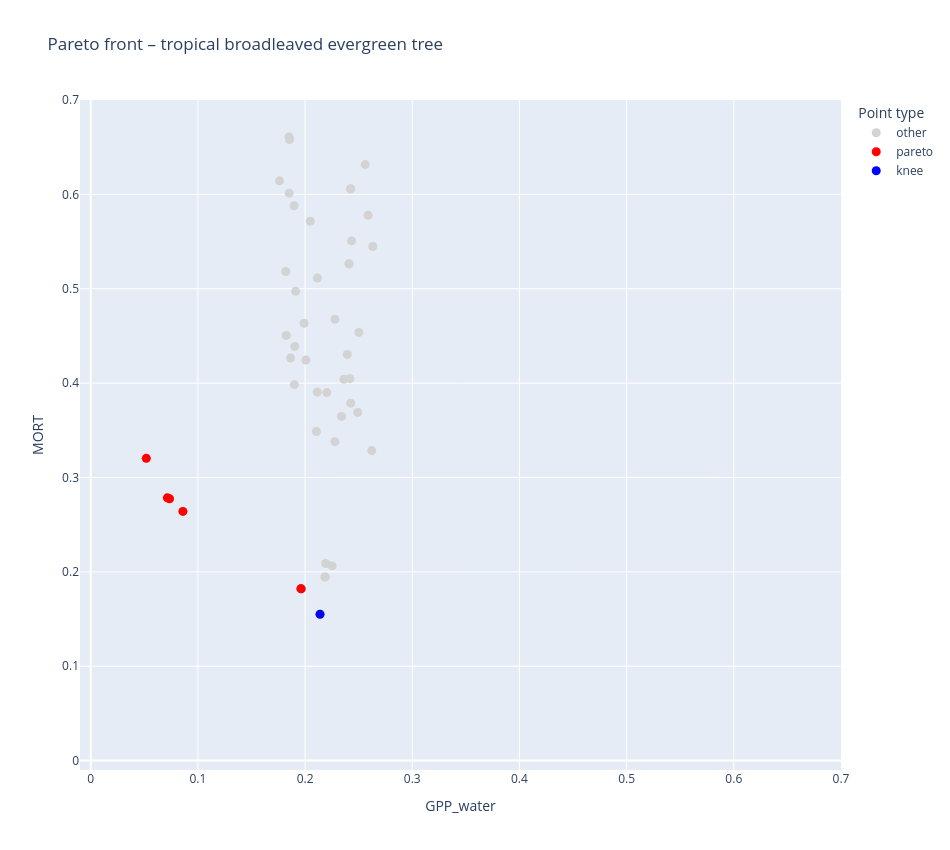
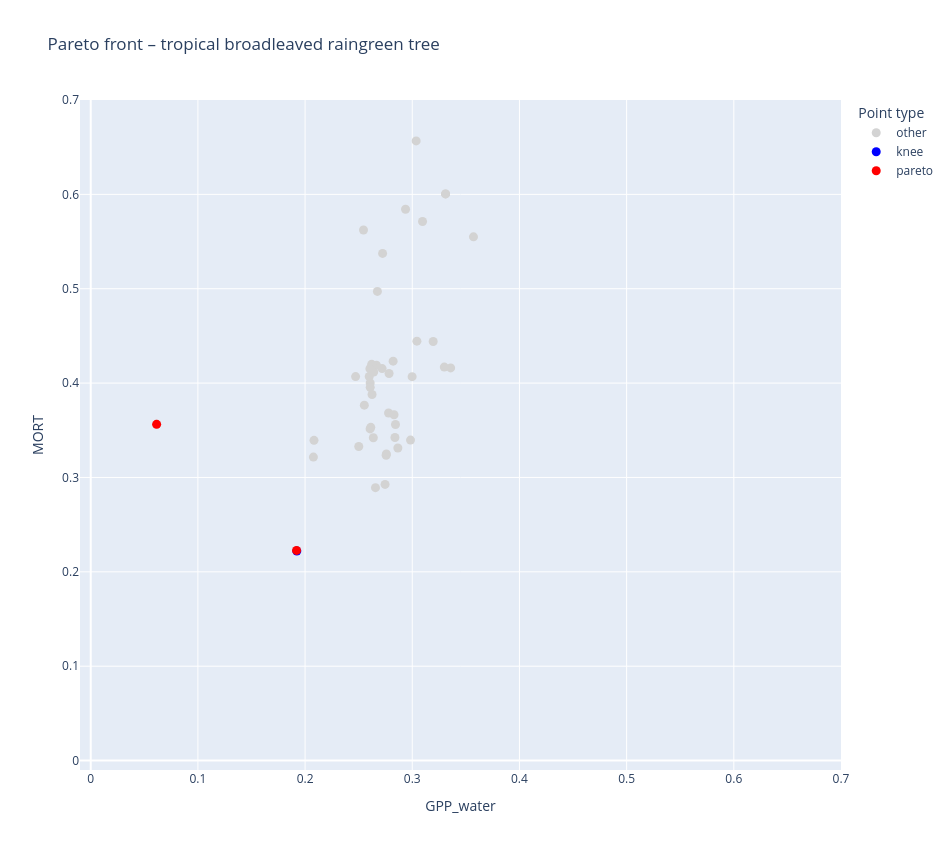
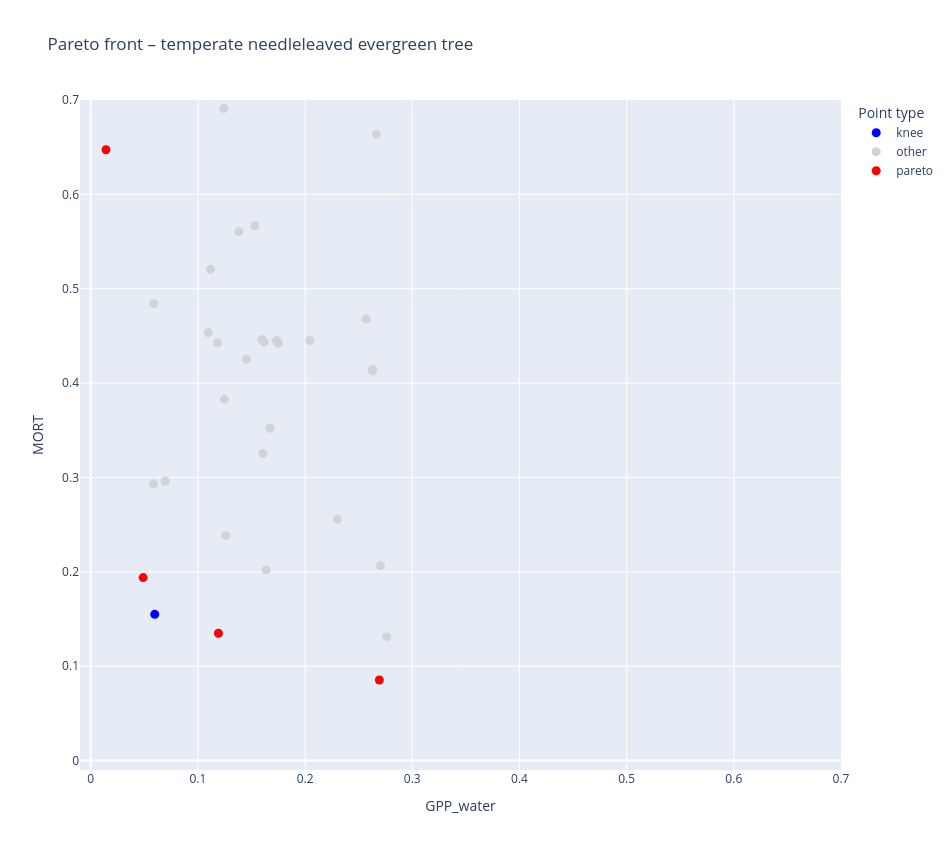
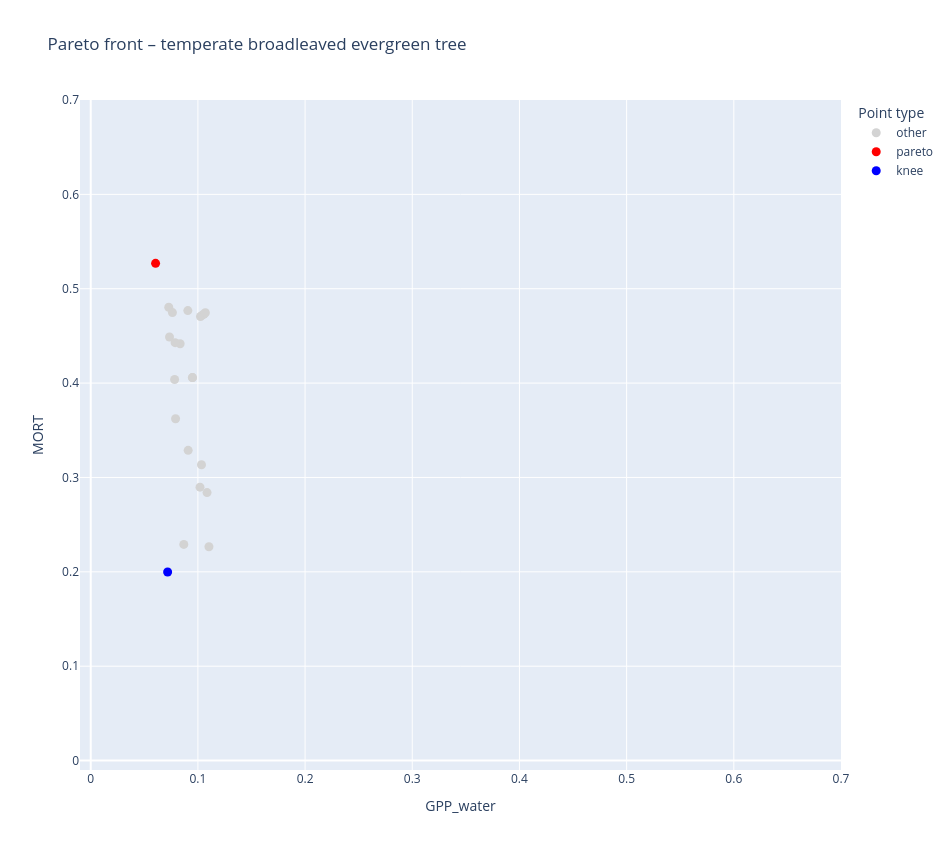

The notebook cell saved with these charts, in order:
### Code cell
for pft in df["pft"].unique():
    interactive_pareto_for_pft(df, pft)

### Figure 1 — Plotly figure (JSON) as saved in the notebook; plotly's stock layout.template omitted (floating-point values rounded to 4 significant figures; data arrays with more than 128 entries replaced by an {"elided": "..."} marker saying what was removed)
{"data": [{"customdata": {"elided": "93x7 float values"}, "hovertemplate": "category=other<br>GPP_water=%{x:.3f}<br>MORT=%{y:.3f}<br>trial=%{customdata[0]}<br>alpha_tropical_broadleaved_evergreen_tree=%{customdata[1]:.3f}<br>beta_tropical_broadleaved_evergreen_tree=%{customdata[2]:.3f}<br>gpp_water_slope=%{customdata[3]:.3f}<br>mort_slope=%{customdata[4]:.3f}<br>gpp_water_intercept=%{customdata[5]:.3f}<br>mort_intercept=%{customdata[6]:.3f}<extra></extra>", "legendgroup": "other", "marker": {"color": "lightgray", "size": 9, "symbol": "circle"}, "mode": "markers", "name": "other", "orientation": "v", "showlegend": true, "type": "scatter", "x": [0.2588, 0.1572, 0.1454, 0.2458, 0.2467, 0.1852, 0.2279, 0.2188, 0.2501, 0.2409, 0.1762, 0.2252, 0.1896, 0.19, 0.1855, 0.2318, 0.2178, 0.2192, 0.2145, 0.1259, 0.1323, 0.1903, 0.2278, 0.1933, 0.1284, 0.1897, 0.2425, 0.2222, 0.2525, 0.1388, 0.1687, 0.1246, 0.1206, 0.2562, 0.2159, 0.1013, 0.2561, 0.09759, 0.0999, 0.2492, 0.2281, 0.1065, 0.1369, 0.1824, 0.1673, 0.2425, 0.1802, 0.1216, 0.05184, 0.2203, 0.08607, 0.2434, 0.2008, 0.2362, 0.1851, 0.1153, 0.1913, 0.2115, 0.1802, 0.234, 0.1643, 0.1165, 0.2325, 0.173, 0.126, 0.1738, 0.182, 0.2393, 0.2415, 0.2281, 0.209, 0.1864, 0.235, 0.1454, 0.1904, 0.2048, 0.2418, 0.2141, 0.09931, 0.2105, 0.1142, 0.1187, 0.2411, 0.2113, 0.1687, 0.2425, 0.2622, 0.2631, 0.1184, 0.1858, 0.1991, 0.2183, 0.2184], "xaxis": "x", "y": [0.5777, 1.821, 1.789, 0.8508, 1.01, 0.6013, 0.3379, 0.1945, 0.4537, 0.5264, 0.6144, 0.2063, 1.206, 0.3984, 0.6581, 1.735, 1.344, 0.2088, 0.1551, 1.516, 0.9983, 0.4389, 0.4676, 1.853, 1.221, 0.5879, 0.6061, 1.423, 1.413, 1.346, 0.7593, 1.962, 1.063, 0.6315, 1.28, 1.739, 0.7597, 1.741, 1.642, 0.3689, 0.8967, 1.588, 1.918, 0.4506, 1.214, 0.3788, 1.377, 1.551, 0.3203, 0.3899, 0.2641, 0.5508, 0.4244, 0.4041, 0.6608, 1.341, 0.4973, 0.5113, 0.8721, 0.3646, 1.074, 1.611, 1.588, 1.635, 1.518, 0.8227, 0.5183, 0.4303, 1.176, 0.8967, 1.548, 0.4267, 0.9294, 1.789, 0.9823, 0.5716, 0.4047, 1.742, 1.649, 0.3487, 1.469, 1.175, 0.5263, 0.3904, 0.7593, 0.6056, 0.3285, 0.5447, 1.558, 1.241, 0.4635, 1.578, 0.1946], "yaxis": "y"}, {"customdata": [[3.0, 0.07854, 23.93, -0.05945, -0.2521, -0.01402, -1.934], [10.0, 0.02194, 15.64, 0.05337, -0.1854, 0.01259, -2.008], [33.0, 0.01743, 16.92, 0.06836, -0.1719, 0.01613, -2.013], [46.0, 0.0135, 3.055, 0.08887, -0.1286, 0.02097, -2.022], [68.0, 0.07854, 24.52, -0.05961, -0.2524, -0.01406, -1.934], [76.0, 0.01743, 20.01, 0.06624, -0.1733, 0.01563, -2.014]], "hovertemplate": "category=pareto<br>GPP_water=%{x:.3f}<br>MORT=%{y:.3f}<br>trial=%{customdata[0]}<br>alpha_tropical_broadleaved_evergreen_tree=%{customdata[1]:.3f}<br>beta_tropical_broadleaved_evergreen_tree=%{customdata[2]:.3f}<br>gpp_water_slope=%{customdata[3]:.3f}<br>mort_slope=%{customdata[4]:.3f}<br>gpp_water_intercept=%{customdata[5]:.3f}<br>mort_intercept=%{customdata[6]:.3f}<extra></extra>", "legendgroup": "pareto", "marker": {"color": "red", "size": 9, "symbol": "circle"}, "mode": "markers", "name": "pareto", "orientation": "v", "showlegend": true, "type": "scatter", "x": [0.1961, 0.086, 0.07149, 0.05184, 0.1963, 0.07354], "xaxis": "x", "y": [0.1822, 0.264, 0.2784, 0.3203, 0.182, 0.2774], "yaxis": "y"}, {"customdata": [[66.0, 0.1131, 21.53, -0.07758, -0.2858, -0.0183, -1.886]], "hovertemplate": "category=knee<br>GPP_water=%{x:.3f}<br>MORT=%{y:.3f}<br>trial=%{customdata[0]}<br>alpha_tropical_broadleaved_evergreen_tree=%{customdata[1]:.3f}<br>beta_tropical_broadleaved_evergreen_tree=%{customdata[2]:.3f}<br>gpp_water_slope=%{customdata[3]:.3f}<br>mort_slope=%{customdata[4]:.3f}<br>gpp_water_intercept=%{customdata[5]:.3f}<br>mort_intercept=%{customdata[6]:.3f}<extra></extra>", "legendgroup": "knee", "marker": {"color": "blue", "size": 9, "symbol": "circle"}, "mode": "markers", "name": "knee", "orientation": "v", "showlegend": true, "type": "scatter", "x": [0.2139], "xaxis": "x", "y": [0.1551], "yaxis": "y"}], "layout": {"height": 850, "legend": {"title": {"text": "Point type"}, "tracegroupgap": 0}, "title": {"text": "Pareto front – tropical broadleaved evergreen tree"}, "width": 950, "xaxis": {"anchor": "y", "domain": [0, 1], "range": [-0.01, 0.7], "title": {"text": "GPP_water"}}, "yaxis": {"anchor": "x", "domain": [0, 1], "range": [-0.01, 0.7], "title": {"text": "MORT"}}}}

### Figure 2 — Plotly figure (JSON) as saved in the notebook; plotly's stock layout.template omitted (floating-point values rounded to 4 significant figures; data arrays with more than 128 entries replaced by an {"elided": "..."} marker saying what was removed)
{"data": [{"customdata": {"elided": "97x7 float values"}, "hovertemplate": "category=other<br>GPP_water=%{x:.3f}<br>MORT=%{y:.3f}<br>trial=%{customdata[0]}<br>alpha_tropical_broadleaved_raingreen_tree=%{customdata[1]:.3f}<br>beta_tropical_broadleaved_raingreen_tree=%{customdata[2]:.3f}<br>gpp_water_slope=%{customdata[3]:.3f}<br>mort_slope=%{customdata[4]:.3f}<br>gpp_water_intercept=%{customdata[5]:.3f}<br>mort_intercept=%{customdata[6]:.3f}<extra></extra>", "legendgroup": "other", "marker": {"color": "lightgray", "size": 9, "symbol": "circle"}, "mode": "markers", "name": "other", "orientation": "v", "showlegend": true, "type": "scatter", "x": [0.3299, 0.3159, 0.3057, 0.3195, 0.2843, 0.2607, 0.2822, 0.2757, 0.367, 0.2014, 0.3766, 0.371, 0.2671, 0.2553, 0.2666, 0.2607, 0.3373, 0.2937, 0.3036, 0.2078, 0.3188, 0.3759, 0.3374, 0.3676, 0.3761, 0.3543, 0.3043, 0.3659, 0.2471, 0.2779, 0.3019, 0.331, 0.2407, 0.3434, 0.3692, 0.3571, 0.2599, 0.3503, 0.283, 0.3553, 0.353, 0.3447, 0.3944, 0.3471, 0.2953, 0.2865, 0.338, 0.2746, 0.3447, 0.3177, 0.06149, 0.3241, 0.2035, 0.3805, 0.2984, 0.2657, 0.2608, 0.3483, 0.2718, 0.2999, 0.264, 0.3466, 0.3096, 0.3718, 0.2083, 0.2675, 0.2545, 0.3175, 0.3721, 0.343, 0.2838, 0.2784, 0.3944, 0.2282, 0.3844, 0.2621, 0.395, 0.3057, 0.3778, 0.2637, 0.3301, 0.329, 0.3583, 0.2605, 0.3289, 0.3617, 0.3771, 0.2613, 0.331, 0.3665, 0.3432, 0.3358, 0.3093, 0.2501, 0.2625, 0.2723, 0.2759], "xaxis": "x", "y": [0.4169, 1.133, 1.039, 0.4441, 0.3561, 0.3515, 0.4233, 0.3235, 0.8229, 1.783, 0.8448, 1.017, 0.7199, 0.3766, 0.419, 0.4001, 0.9149, 0.5842, 0.6567, 0.3216, 0.932, 1.355, 1.275, 1.046, 1.456, 1.148, 0.4444, 1.144, 0.4069, 0.3683, 0.746, 0.6005, 1.797, 1.513, 1.356, 0.555, 0.4069, 1.407, 0.3664, 1.435, 1.364, 1.06, 1.045, 1.308, 1.23, 0.3312, 0.7801, 0.2926, 1.001, 0.9851, 0.3563, 1.25, 1.835, 0.8254, 0.3396, 0.2892, 0.3955, 1.199, 0.4154, 0.4068, 0.4118, 1.094, 0.5712, 1.452, 0.3394, 0.4971, 0.5622, 0.9337, 1.349, 1.233, 0.3423, 0.4101, 1.045, 1.793, 1.213, 0.4199, 0.8693, 1.039, 1.258, 0.3421, 0.8842, 0.9948, 1.385, 0.4152, 1.014, 1.29, 0.8447, 0.3531, 0.6005, 1.143, 0.8611, 0.4161, 1.08, 0.3329, 0.3879, 0.5374, 0.3249], "yaxis": "y"}, {"customdata": [[3.0, 0.334, 10.05, -0.07664, -0.388, -0.01979, -1.73]], "hovertemplate": "category=knee<br>GPP_water=%{x:.3f}<br>MORT=%{y:.3f}<br>trial=%{customdata[0]}<br>alpha_tropical_broadleaved_raingreen_tree=%{customdata[1]:.3f}<br>beta_tropical_broadleaved_raingreen_tree=%{customdata[2]:.3f}<br>gpp_water_slope=%{customdata[3]:.3f}<br>mort_slope=%{customdata[4]:.3f}<br>gpp_water_intercept=%{customdata[5]:.3f}<br>mort_intercept=%{customdata[6]:.3f}<extra></extra>", "legendgroup": "knee", "marker": {"color": "blue", "size": 9, "symbol": "circle"}, "mode": "markers", "name": "knee", "orientation": "v", "showlegend": true, "type": "scatter", "x": [0.1923], "xaxis": "x", "y": [0.222], "yaxis": "y"}, {"customdata": [[46.0, 0.08559, 6.525, 0.1828, -0.1157, 0.04888, -2.072], [68.0, 0.334, 10.05, -0.07638, -0.3861, -0.01973, -1.729]], "hovertemplate": "category=pareto<br>GPP_water=%{x:.3f}<br>MORT=%{y:.3f}<br>trial=%{customdata[0]}<br>alpha_tropical_broadleaved_raingreen_tree=%{customdata[1]:.3f}<br>beta_tropical_broadleaved_raingreen_tree=%{customdata[2]:.3f}<br>gpp_water_slope=%{customdata[3]:.3f}<br>mort_slope=%{customdata[4]:.3f}<br>gpp_water_intercept=%{customdata[5]:.3f}<br>mort_intercept=%{customdata[6]:.3f}<extra></extra>", "legendgroup": "pareto", "marker": {"color": "red", "size": 9, "symbol": "circle"}, "mode": "markers", "name": "pareto", "orientation": "v", "showlegend": true, "type": "scatter", "x": [0.06149, 0.192], "xaxis": "x", "y": [0.3563, 0.2227], "yaxis": "y"}], "layout": {"height": 850, "legend": {"title": {"text": "Point type"}, "tracegroupgap": 0}, "title": {"text": "Pareto front – tropical broadleaved raingreen tree"}, "width": 950, "xaxis": {"anchor": "y", "domain": [0, 1], "range": [-0.01, 0.7], "title": {"text": "GPP_water"}}, "yaxis": {"anchor": "x", "domain": [0, 1], "range": [-0.01, 0.7], "title": {"text": "MORT"}}}}

### Figure 3 — Plotly figure (JSON) as saved in the notebook; plotly's stock layout.template omitted (floating-point values rounded to 4 significant figures; data arrays with more than 128 entries replaced by an {"elided": "..."} marker saying what was removed)
{"data": [{"customdata": [[0.0, 0.1375, 16.45, 0.1807, -0.3028, 0.04142, -1.84]], "hovertemplate": "category=knee<br>GPP_water=%{x:.3f}<br>MORT=%{y:.3f}<br>trial=%{customdata[0]}<br>alpha_temperate_needleleaved_evergreen_tree=%{customdata[1]:.3f}<br>beta_temperate_needleleaved_evergreen_tree=%{customdata[2]:.3f}<br>gpp_water_slope=%{customdata[3]:.3f}<br>mort_slope=%{customdata[4]:.3f}<br>gpp_water_intercept=%{customdata[5]:.3f}<br>mort_intercept=%{customdata[6]:.3f}<extra></extra>", "legendgroup": "knee", "marker": {"color": "blue", "size": 9, "symbol": "circle"}, "mode": "markers", "name": "knee", "orientation": "v", "showlegend": true, "type": "scatter", "x": [0.05974], "xaxis": "x", "y": [0.155], "yaxis": "y"}, {"customdata": {"elided": "87x7 float values"}, "hovertemplate": "category=other<br>GPP_water=%{x:.3f}<br>MORT=%{y:.3f}<br>trial=%{customdata[0]}<br>alpha_temperate_needleleaved_evergreen_tree=%{customdata[1]:.3f}<br>beta_temperate_needleleaved_evergreen_tree=%{customdata[2]:.3f}<br>gpp_water_slope=%{customdata[3]:.3f}<br>mort_slope=%{customdata[4]:.3f}<br>gpp_water_intercept=%{customdata[5]:.3f}<br>mort_intercept=%{customdata[6]:.3f}<extra></extra>", "legendgroup": "other", "marker": {"color": "lightgray", "size": 9, "symbol": "circle"}, "mode": "markers", "name": "other", "orientation": "v", "showlegend": true, "type": "scatter", "x": [0.02765, 0.02211, 0.6007, 0.1454, 0.2599, 0.1673, 0.2629, 0.2043, 0.1738, 0.2358, 0.1149, 0.3227, 0.2799, 0.2931, 0.1248, 0.2664, 0.5371, 0.01071, 0.1698, 0.02997, 0.2301, 0.1109, 0.04007, 0.0707, 0.1607, 0.1876, 0.05894, 0.123, 0.1087, 0.1252, 0.009105, 0.1184, 0.3367, 0.0754, 0.05868, 0.06138, 0.04779, 0.03461, 0.1727, 0.2991, 0.1535, 0.1693, 0.09655, 0.205, 0.2798, 0.1618, 0.153, 0.3569, 0.3037, 0.09723, 0.07973, 0.175, 0.1867, 0.2703, 0.09298, 0.1085, 0.1577, 0.103, 0.3266, 0.02179, 0.2384, 0.1905, 0.1637, 0.1191, 0.1259, 0.01525, 0.1096, 0.02211, 0.1383, 0.1242, 0.2763, 0.1117, 0.1583, 0.03289, 0.1374, 0.1545, 0.1734, 0.1075, 0.1087, 0.1597, 0.2571, 0.06946, 0.09736, 0.2573, 0.04237, 0.01435, 0.2628], "xaxis": "x", "y": [1.64, 1.776, 2.178, 0.4253, 2.094, 0.3522, 0.4126, 0.4452, 0.4448, 0.8349, 2.023, 2.172, 2.101, 2.189, 0.3829, 0.6637, 2.242, 1.87, 1.535, 1.973, 0.2558, 1.392, 1.913, 1.83, 0.3257, 2.109, 0.4841, 2.224, 1.615, 2.259, 2.032, 0.4427, 2.179, 1.973, 0.2933, 2.102, 2.163, 2.139, 2.246, 2.143, 1.096, 0.984, 1.007, 2.233, 1.253, 0.4437, 0.5667, 2.2, 2.189, 2.241, 1.562, 0.4423, 2.198, 0.2066, 2.084, 1.657, 2.136, 1.786, 2.204, 1.888, 1.163, 2.23, 0.2021, 0.135, 0.2385, 1.92, 0.4534, 1.776, 0.5605, 0.6909, 0.1313, 0.5208, 2.199, 1.709, 2.235, 2.155, 0.4449, 2.027, 1.615, 0.4462, 0.468, 0.2963, 2.148, 2.21, 1.927, 0.9963, 0.4148], "yaxis": "y"}, {"customdata": [[5.0, 0.1491, 2.766, 0.1685, -0.2352, 0.04765, -1.908], [18.0, 0.2957, 8.378, 0.1254, -0.3439, 0.02617, -1.086], [42.0, 0.1823, 3.084, 0.3967, -0.4315, 0.1033, -1.87], [43.0, 0.1478, 1.926, 0.2421, -0.3055, 0.0689, -1.893], [67.0, 0.297, 6.73, 0.1334, -0.337, 0.02724, -1.135], [74.0, 0.365, 5.19, 0.1079, -0.3855, 0.02523, -1.293]], "hovertemplate": "category=pareto<br>GPP_water=%{x:.3f}<br>MORT=%{y:.3f}<br>trial=%{customdata[0]}<br>alpha_temperate_needleleaved_evergreen_tree=%{customdata[1]:.3f}<br>beta_temperate_needleleaved_evergreen_tree=%{customdata[2]:.3f}<br>gpp_water_slope=%{customdata[3]:.3f}<br>mort_slope=%{customdata[4]:.3f}<br>gpp_water_intercept=%{customdata[5]:.3f}<br>mort_intercept=%{customdata[6]:.3f}<extra></extra>", "legendgroup": "pareto", "marker": {"color": "red", "size": 9, "symbol": "circle"}, "mode": "markers", "name": "pareto", "orientation": "v", "showlegend": true, "type": "scatter", "x": [0.04891, 0.007266, 0.2693, 0.1191, 0.01369, 0.01423], "xaxis": "x", "y": [0.1939, 0.8441, 0.08534, 0.135, 0.7945, 0.6473], "yaxis": "y"}], "layout": {"height": 850, "legend": {"title": {"text": "Point type"}, "tracegroupgap": 0}, "title": {"text": "Pareto front – temperate needleleaved evergreen tree"}, "width": 950, "xaxis": {"anchor": "y", "domain": [0, 1], "range": [-0.01, 0.7], "title": {"text": "GPP_water"}}, "yaxis": {"anchor": "x", "domain": [0, 1], "range": [-0.01, 0.7], "title": {"text": "MORT"}}}}

### Figure 4 — Plotly figure (JSON) as saved in the notebook; plotly's stock layout.template omitted (floating-point values rounded to 4 significant figures; data arrays with more than 128 entries replaced by an {"elided": "..."} marker saying what was removed)
{"data": [{"customdata": {"elided": "94x7 float values"}, "hovertemplate": "category=other<br>GPP_water=%{x:.3f}<br>MORT=%{y:.3f}<br>trial=%{customdata[0]}<br>alpha_temperate_broadleaved_evergreen_tree=%{customdata[1]:.3f}<br>beta_temperate_broadleaved_evergreen_tree=%{customdata[2]:.3f}<br>gpp_water_slope=%{customdata[3]:.3f}<br>mort_slope=%{customdata[4]:.3f}<br>gpp_water_intercept=%{customdata[5]:.3f}<br>mort_intercept=%{customdata[6]:.3f}<extra></extra>", "legendgroup": "other", "marker": {"color": "lightgray", "size": 9, "symbol": "circle"}, "mode": "markers", "name": "other", "orientation": "v", "showlegend": true, "type": "scatter", "x": [0.08343, 0.05379, 0.08742, 0.0564, 0.1034, 0.1282, 0.08672, 0.06146, 0.1068, 0.2222, 0.1265, 0.06894, 0.1085, 0.1236, 0.07349, 0.05079, 0.1098, 0.1108, 0.09091, 0.0626, 0.1057, 0.102, 0.07197, 0.1372, 0.1103, 0.1977, 0.07902, 0.07905, 0.07828, 0.1024, 0.09493, 0.2386, 0.08175, 0.05928, 0.1607, 0.07281, 0.04809, 0.1268, 0.1305, 0.04801, 0.08684, 0.08758, 0.1644, 0.04917, 0.211, 0.169, 0.1415, 0.104, 0.211, 0.09108, 0.3408, 0.09708, 0.0716, 0.05652, 0.05758, 0.05104, 0.1077, 0.07916, 0.0978, 0.1875, 0.04782, 0.06199, 0.07744, 0.08125, 0.09061, 0.107, 0.1464, 0.08321, 0.1114, 0.07625, 0.08758, 0.0814, 0.05627, 0.1301, 0.2254, 0.08742, 0.1033, 0.09161, 0.088, 0.1888, 0.04795, 0.06286, 0.07112, 0.1064, 0.1161, 0.08588, 0.09493, 0.08205, 0.07873, 0.04904, 0.05722, 0.09811, 0.06908, 0.1086], "xaxis": "x", "y": [0.4417, 1.765, 2.009, 1.566, 1.929, 1.99, 1.954, 1.017, 1.843, 2.075, 2.008, 1.913, 0.2839, 2.027, 0.4489, 1.295, 1.981, 1.972, 0.3287, 1.261, 0.4732, 0.2897, 1.932, 2.035, 0.2265, 2.098, 1.871, 1.827, 0.4038, 0.4706, 0.4059, 1.54, 2.026, 1.912, 2.029, 0.4804, 1.932, 1.996, 2.061, 1.889, 0.229, 1.367, 2.082, 1.937, 1.26, 2.068, 2.061, 0.472, 1.26, 2.025, 2.082, 1.871, 0.7675, 1.275, 1.375, 1.747, 1.918, 0.3622, 0.769, 2.07, 1.889, 1.259, 1.604, 1.86, 0.4769, 0.4745, 2.055, 1.981, 1.968, 0.4747, 1.367, 1.981, 1.872, 2.024, 2.092, 2.009, 0.3135, 1.951, 1.915, 2.115, 1.889, 1.052, 1.558, 2.023, 1.978, 1.782, 0.4059, 1.83, 0.4428, 1.915, 1.517, 1.722, 1.613, 1.843], "yaxis": "y"}, {"customdata": [[10.0, 0.8849, 0.6657, 0.1636, -0.08291, 0.06101, 0.1645], [30.0, 0.1916, 17.96, 0.2101, -0.1605, 0.1075, -0.9416], [47.0, 0.2424, 16.5, 0.175, -0.147, 0.08972, -0.6775], [49.0, 0.4058, 0.1793, 0.2084, -0.2137, 0.1104, -1.331], [60.0, 0.2647, 19.84, 0.14, -0.1646, 0.07267, -0.7267]], "hovertemplate": "category=pareto<br>GPP_water=%{x:.3f}<br>MORT=%{y:.3f}<br>trial=%{customdata[0]}<br>alpha_temperate_broadleaved_evergreen_tree=%{customdata[1]:.3f}<br>beta_temperate_broadleaved_evergreen_tree=%{customdata[2]:.3f}<br>gpp_water_slope=%{customdata[3]:.3f}<br>mort_slope=%{customdata[4]:.3f}<br>gpp_water_intercept=%{customdata[5]:.3f}<br>mort_intercept=%{customdata[6]:.3f}<extra></extra>", "legendgroup": "pareto", "marker": {"color": "red", "size": 9, "symbol": "circle"}, "mode": "markers", "name": "pareto", "orientation": "v", "showlegend": true, "type": "scatter", "x": [0.02474, 0.0584, 0.04737, 0.06051, 0.05487], "xaxis": "x", "y": [1.924, 0.8738, 1.126, 0.5269, 1.085], "yaxis": "y"}, {"customdata": [[93.0, 0.1124, 3.214, 0.2244, -0.2014, 0.1234, -1.809]], "hovertemplate": "category=knee<br>GPP_water=%{x:.3f}<br>MORT=%{y:.3f}<br>trial=%{customdata[0]}<br>alpha_temperate_broadleaved_evergreen_tree=%{customdata[1]:.3f}<br>beta_temperate_broadleaved_evergreen_tree=%{customdata[2]:.3f}<br>gpp_water_slope=%{customdata[3]:.3f}<br>mort_slope=%{customdata[4]:.3f}<br>gpp_water_intercept=%{customdata[5]:.3f}<br>mort_intercept=%{customdata[6]:.3f}<extra></extra>", "legendgroup": "knee", "marker": {"color": "blue", "size": 9, "symbol": "circle"}, "mode": "markers", "name": "knee", "orientation": "v", "showlegend": true, "type": "scatter", "x": [0.07175], "xaxis": "x", "y": [0.1999], "yaxis": "y"}], "layout": {"height": 850, "legend": {"title": {"text": "Point type"}, "tracegroupgap": 0}, "title": {"text": "Pareto front – temperate broadleaved evergreen tree"}, "width": 950, "xaxis": {"anchor": "y", "domain": [0, 1], "range": [-0.01, 0.7], "title": {"text": "GPP_water"}}, "yaxis": {"anchor": "x", "domain": [0, 1], "range": [-0.01, 0.7], "title": {"text": "MORT"}}}}
